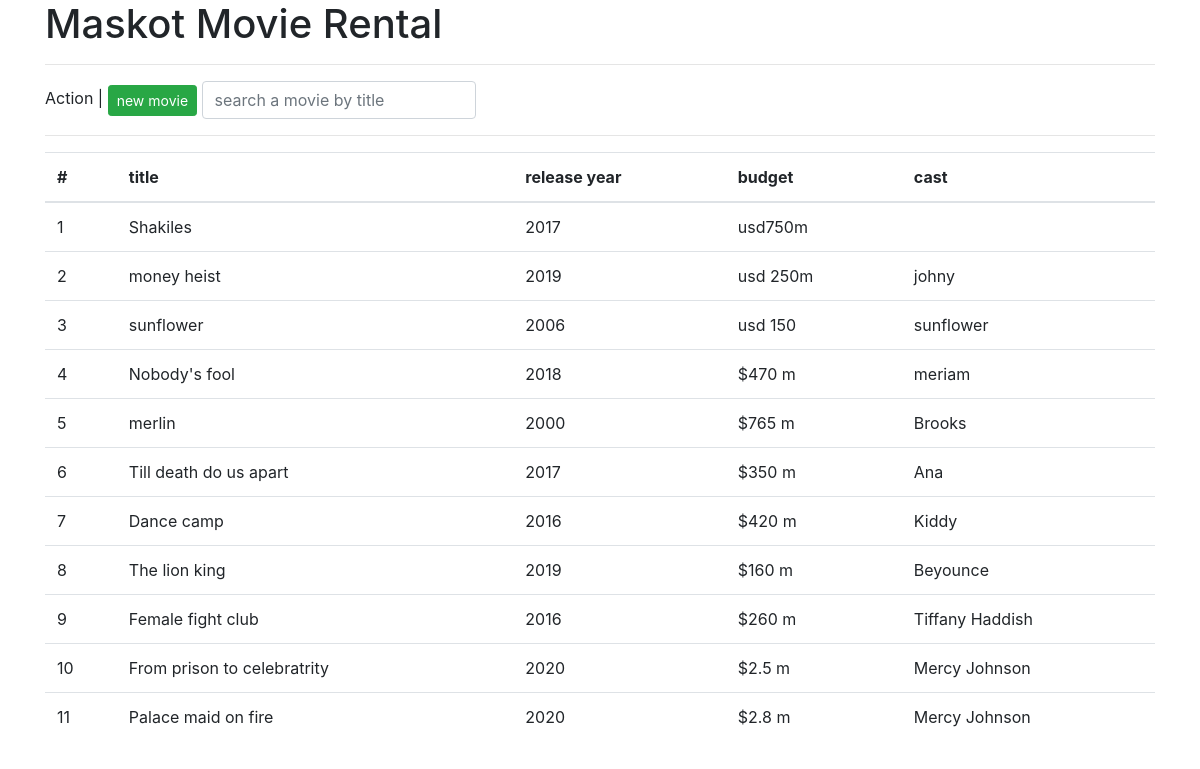
The page / on the database its author committed.
### app.py (models this page shows)
class Movies(db.Model):
    id = db.Column(db.Integer, primary_key=True)
    title = db.Column(db.String(50), nullable=False)
    budget = db.Column(db.String(50), nullable=False)
    year = db.Column(db.String(10), nullable=False)
    cast = db.Column(db.String(100), nullable=False)
    director = db.Column(db.String(50), nullable=True)

### app.py (the view)
@app.route("/")
def index():
    db = Movies.query.all()
    return render_template("index.html", movies=db)

### templates/index.html
{% extends 'base.html' %}
{% block main %}
<h1>Maskot Movie Rental</h1>
<hr />
<div>
    <span>Action</span>
    &verbar;
    <form action="/new-movie" class="d-inline" method="GET">
    <input type="submit" class="btn btn-success btn-sm" value="new movie" />
</form>
<form action="/search" class="d-inline form-inline" method="post">
    <input type="text" class="form-control" placeholder="search a movie by title" name="q" id="" />
</form>
</div>
<hr />
<table class="table table-hover">
    <thead>
        <th>#</th>
        <th>title</th>
        <th>release year</th>
        <th>budget</th>
        <th>cast</th>
    </thead>
    <tbody>
     {% for m in movies %}
     <tr>
        <td>{{loop.index}} </td>
        <td>{{m.title}} </td>
        <td>{{m.year}} </td>
        <td>{{m.budget}} </td>
        <td>{{m.cast}} </td>
     </tr>
     {% endfor %}
    </tbody>
</table>
{% endblock %}

### templates/base.html (shortened to what this page needs)
<!DOCTYPE html>
<html lang="en">
<head>
    <link rel="stylesheet" href="{{ url_for('static', filename='css/bootstrap.css') }}">
</head>
<body>
    <div class="container">
   {% block main %}
   {% endblock %}
    </div>
</body>
</html>

### rows shown on the page
Movies: title "Shakiles", year "2017", budget "usd750m"
Movies: title "money heist", year "2019", budget "usd 250m", cast "johny"
Movies: title "sunflower", year "2006", budget "usd 150", cast "sunflower"
Movies: title "Nobody's fool", year "2018", budget "$470 m", cast "meriam"
Movies: title "merlin", year "2000", budget "$765 m", cast "Brooks"
Movies: title "Till death do us apart", year "2017", budget "$350 m", cast "Ana"
Movies: title "Dance camp", year "2016", budget "$420 m", cast "Kiddy"
Movies: title "The lion king", year "2019", budget "$160 m", cast "Beyounce"
Movies: title "Female fight club", year "2016", budget "$260 m", cast "Tiffany Haddish"
Movies: title "From prison to celebratrity", year "2020", budget "$2.5 m", cast "Mercy Johnson"
Movies: title "Palace maid on fire", year "2020", budget "$2.8 m", cast "Mercy Johnson"
